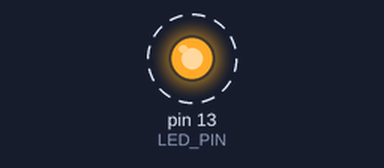
Bench run of a sketch on a simulated Arduino Uno, built with avr-gcc and run on an emulated ATmega328P. Parts: output pins drawn as LEDs (lit = HIGH). Dashed ring = blinking. What the sketch prints to the serial monitor is not drawn.

Above: at 0.05 s.
Timing chart, 0 to 3.0 s (numbered marks = the images above):
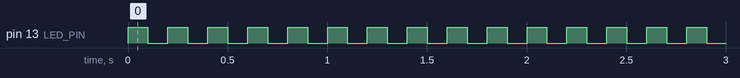

Measured:
- by itself, pin 13 (LED_PIN): alternates HIGH for 0.10 s and LOW for 0.10 s

The sketch:

sketch_aug24a.ino
```cpp
/*vai šis ir
komentāras?*/
//vienas rindas komentaars
int a[] = {0,1,2,3,4,5,6,7,8,9};
int x = 0;
int skaititajs = 1;
#define LED_PIN 13
#define ledOn digitalWrite(LED_PIN, HIGH)
#define ledOff digitalWrite(LED_PIN, LOW)
void setup() {
  // put your setup code here, to run once:
Serial.begin(9600);

pinMode (LED_PIN, OUTPUT);
}

void loop() {
  // put your main code here, to run repeatedly:


ledOn; // iesleeedz lampinju
delay(skaititajs * 100);
ledOff;
delay(skaititajs * 100);
x +=1;
if (x >10)
{
  x = 0;
  skaititajs = skaititajs + 1;
}
Serial.println(x);
if (skaititajs = 10)
{
  Serial.print("Beigas!");
  skaititajs = 1;
  x = 0;
  }
}
```
